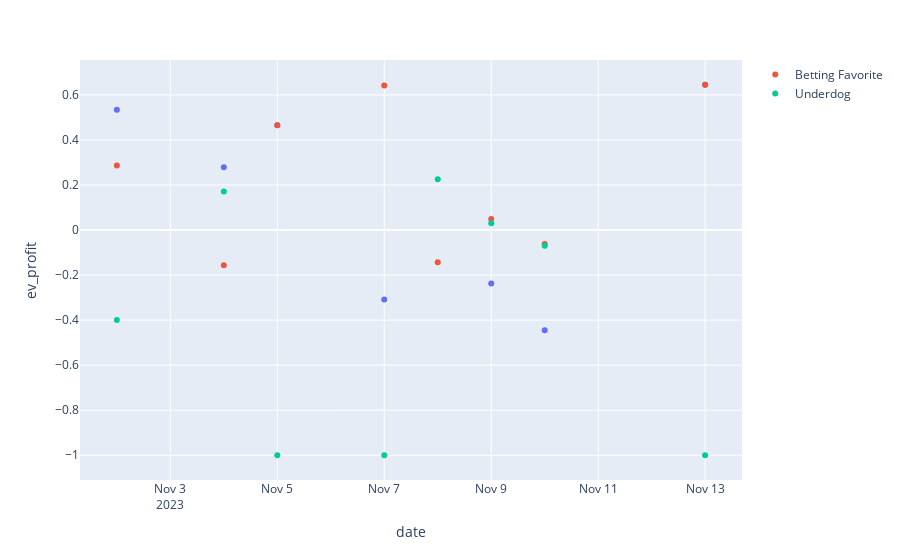

The notebook cell this image was saved under:
### Code cell
ev_bets = ev_bets.groupby(["date"]).mean(numeric_only=True)
favorite_bets = favorite_bets.groupby(["date"]).mean(numeric_only=True)
underdog_bets = underdog_bets.groupby(["date"]).mean(numeric_only=True)

fig = px.scatter(ev_bets, x=ev_bets.index, y="ev_profit")
fig.add_scatter(x=favorite_bets.index, y=favorite_bets["favorite"], mode="markers", name="Betting Favorite")
fig.add_scatter(x=underdog_bets.index, y=underdog_bets["underdog"], mode="markers", name="Underdog")
fig.show()

### Figure 1 — Plotly figure (JSON) as saved in the notebook; plotly's stock layout.template omitted (floating-point values rounded to 4 significant figures)
{"data": [{"hovertemplate": "date=%{x}<br>ev_profit=%{y}<extra></extra>", "legendgroup": "", "marker": {"color": "#636efa", "symbol": "circle"}, "mode": "markers", "name": "", "orientation": "v", "showlegend": false, "type": "scatter", "x": ["2023-11-02", "2023-11-04", "2023-11-05", "2023-11-07", "2023-11-09", "2023-11-10", "2023-11-13"], "xaxis": "x", "y": [0.5339, 0.2786, 0.4651, -0.3082, -0.2374, -0.4444, 0.6452], "yaxis": "y"}, {"mode": "markers", "name": "Betting Favorite", "type": "scatter", "x": ["2023-11-02", "2023-11-04", "2023-11-05", "2023-11-07", "2023-11-08", "2023-11-09", "2023-11-10", "2023-11-13"], "y": [0.2862, -0.1563, 0.4651, 0.6422, -0.1429, 0.04858, -0.06154, 0.6452]}, {"mode": "markers", "name": "Underdog", "type": "scatter", "x": ["2023-11-02", "2023-11-04", "2023-11-05", "2023-11-07", "2023-11-08", "2023-11-09", "2023-11-10", "2023-11-13"], "y": [-0.3998, 0.1714, -1, -1, 0.225, 0.03, -0.07, -1]}], "layout": {"legend": {"tracegroupgap": 0}, "margin": {"t": 60}, "xaxis": {"anchor": "y", "domain": [0, 1], "title": {"text": "date"}}, "yaxis": {"anchor": "x", "domain": [0, 1], "title": {"text": "ev_profit"}}}}
